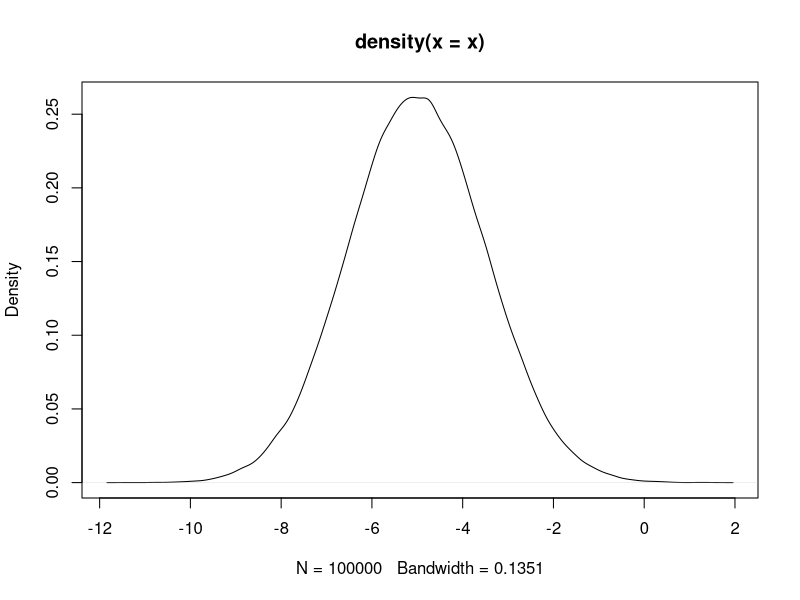
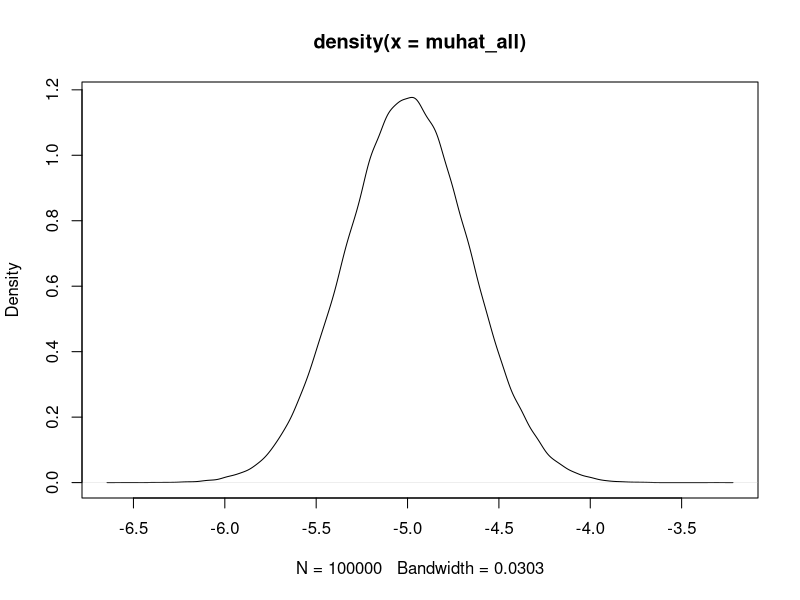
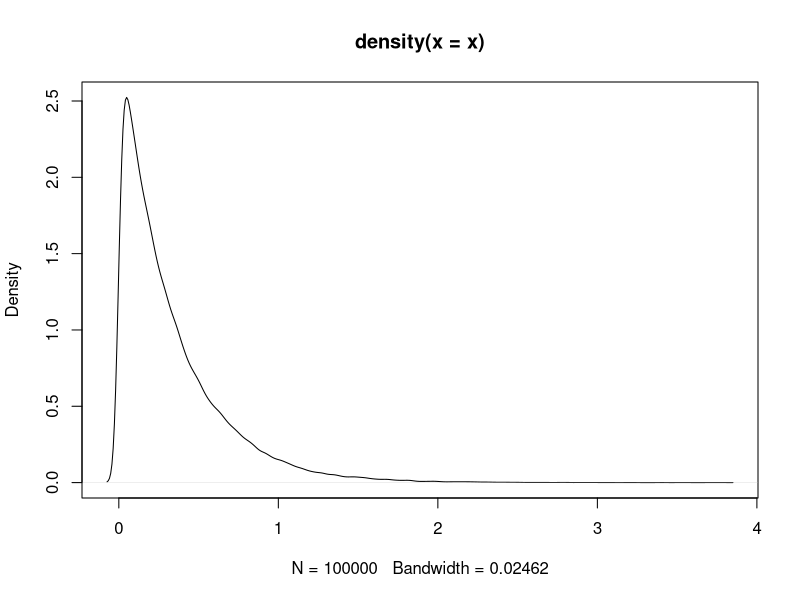
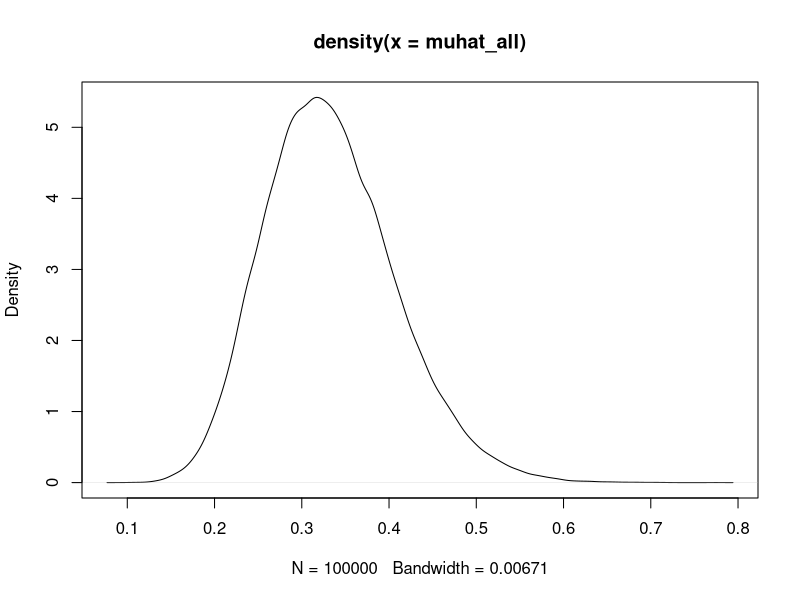
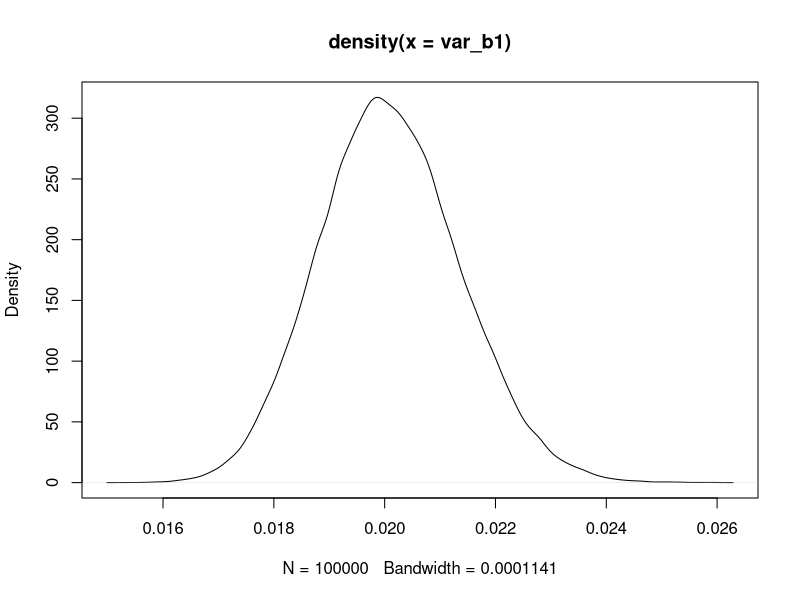
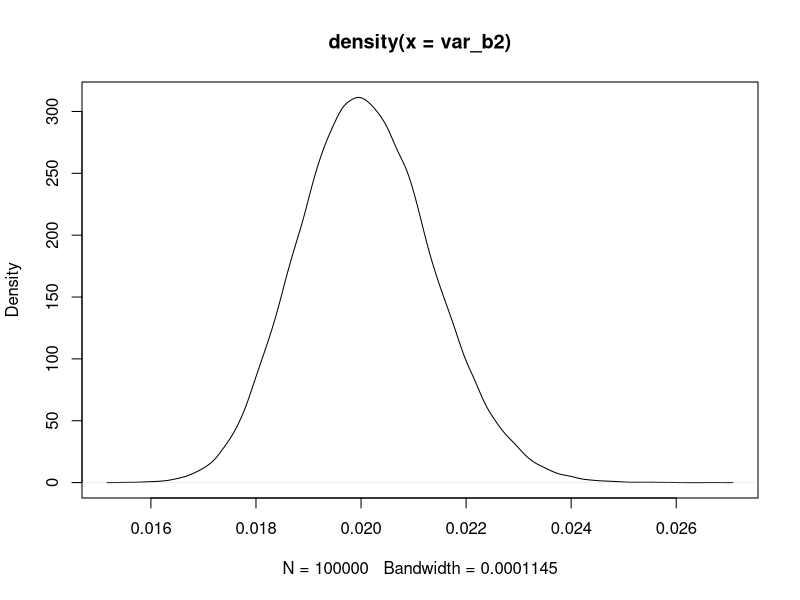

Reproduce these figures in R, in order.
## ---- chunk 1
x = c(-5,-3,-1,0,2,4)
x = data.matrix(x)
# for p-norm = 1
norm(x, type = "1")
# for p-norm = 2
norm(x, type = "2")
# for p-norm = infinity
norm(x, type = "I")
## ---- chunk 2
x = rnorm(100000, mean = -5, sd = 1.5)
mean(x)
sd(x)
## ---- chunk 3
plot(density(x))
## ---- chunk 4
# Create the Monte Carlo Simulation
numsamp = 100000
muhat_all = matrix(0,nrow = numsamp,ncol = 1)
for (i in 1:numsamp){
  x = rnorm(20,mean=-5,sd=1.5)
  muhat_all[i] = mean(x)
}
mean(muhat_all)
var(muhat_all)
## ---- chunk 5
plot(density(muhat_all))
## ---- chunk 6
# Create 'x' variable
x = rexp(100000, rate =3)
# Find mean and variance 
mean(x)
var(x)
## ---- chunk 7
plot(density(x))
## ---- chunk 8
numsamp = 100000
muhat_all = matrix(0,nrow = numsamp,ncol = 1)
for (i in 1:numsamp){
  x = rexp(20,rate = 3)
  muhat_all[i] = mean(x)
}
## ---- chunk 9
mean(muhat_all)
var(muhat_all)
## ---- chunk 10
plot(density(muhat_all))
## ---- chunk 11
a = 0.5
n = 50
sigma = 10

numsamp = 100000
var_b1 = matrix(0,nrow = numsamp,ncol = 1)
var_b2 = matrix(0,nrow = numsamp,ncol = 1)
cov_b = matrix(0,nrow = numsamp,ncol = 1)

for (i in 1:numsamp){
  x1 = rnorm(n, 0, 1) #creates x1
  x2 = sqrt(1-a)*x1 + rnorm(n,0,sqrt(a))
  X = cbind(x1, x2) 
  XTX.inv = solve(t(X) %*% X)
  e = rnorm(n, 0, sqrt(10))
  s_i = (((1/(n-2))*sum((e)^2))) 
  var_bi = s_i*XTX.inv
  var_b1[i] = var_bi[1,1]
  var_b2[i] = var_bi[2,2]
  cov_b[i] = var_bi[1,2]
}

sim_b = matrix(c(mean(var_b1), mean(cov_b), mean(cov_b), mean(var_b2)), nrow=2)
sim_b

sigma * solve(matrix(c(n, n*sqrt(1-a), n*sqrt(1-a), n), nrow = 2))
## ---- chunk 12
a = 0.5
n = 1000
sigma = 10

numsamp = 100000
var_b1 = matrix(0,nrow = numsamp,ncol = 1)
var_b2 = matrix(0,nrow = numsamp,ncol = 1)
cov_b = matrix(0,nrow = numsamp,ncol = 1)

for (i in 1:numsamp){
  x1 = rnorm(n, 0, 1) #creates x1
  x2 = sqrt(1-a)*x1 + rnorm(n,0,sqrt(a))
  X = cbind(x1, x2) 
  XTX.inv = solve(t(X) %*% X)
  e = rnorm(n, 0, sqrt(10))
  s_i = (((1/(n-2))*sum((e)^2))) 
  var_bi = s_i*XTX.inv
  var_b1[i] = var_bi[1,1]
  var_b2[i] = var_bi[2,2]
  cov_b[i] = var_bi[1,2]
}

sim_b = matrix(c(mean(var_b1), mean(cov_b), mean(cov_b), mean(var_b2)), nrow=2)
sim_b

sigma * solve(matrix(c(n, n*sqrt(1-a), n*sqrt(1-a), n), nrow = 2))
## ---- chunk 13
plot(density(var_b1))
plot(density(var_b2))
